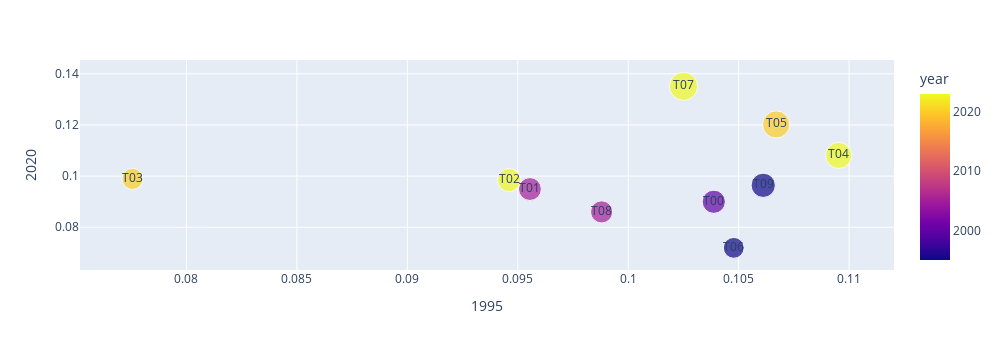

Source (notebook cell):
### Code cell
px.scatter(TOPICS.reset_index(), 1995, 2020, 
           hover_name='label', text='topic_id', 
           size=(TOPICS[1995] * TOPICS[2020]),
           color='year',
           width=1000, height=350)

### Figure 1 — Plotly figure (JSON) as saved in the notebook; plotly's stock layout.template omitted (floating-point values rounded to 4 significant figures)
{"data": [{"hovertemplate": "<b>%{hovertext}</b><br><br>1995=%{x}<br>2020=%{y}<br>size=%{marker.size}<br>topic_id=%{text}<br>year=%{marker.color}<extra></extra>", "hovertext": ["T00 patients, treatment, therapy, study, results, days, toxicity", "T01 group, case, study, cases, women, patients, metastases", "T02 cell, lines, cell lines, cancer, bone, development, treatment", "T03 cancer, breast, breast cancer, lung, tumors, mg, treatment", "T04 patients, survival, months, disease, response, rate, stage", "T05 cells, cell, tumor, expression, gene, growth, protein", "T06 tumor, activity, tissue, risk, samples, size, cells", "T07 cancer, patients, years, treatment, disease, therapy, age", "T08 carcinoma, groups, lesions, treatment, dose, volume, loss", "T09 cells, expression, cancer, results, mice, treatment, levels"], "legendgroup": "", "marker": {"color": [2000, 2005, 2023, 2020, 2023, 2020, 1995, 2023, 2005, 1995], "coloraxis": "coloraxis", "size": [0.009346, 0.009072, 0.009313, 0.00767, 0.01184, 0.01282, 0.007538, 0.01385, 0.008496, 0.01023], "sizemode": "area", "sizeref": 3.463e-05, "symbol": "circle"}, "mode": "markers+text", "name": "", "orientation": "v", "showlegend": false, "text": ["T00", "T01", "T02", "T03", "T04", "T05", "T06", "T07", "T08", "T09"], "type": "scatter", "x": [0.1039, 0.09555, 0.0946, 0.07755, 0.1095, 0.1067, 0.1048, 0.1025, 0.0988, 0.1061], "xaxis": "x", "y": [0.08997, 0.09494, 0.09844, 0.0989, 0.1081, 0.1202, 0.07194, 0.1351, 0.08599, 0.0964], "yaxis": "y"}], "layout": {"coloraxis": {"colorbar": {"title": {"text": "year"}}, "colorscale": [[0, "#0d0887"], [0.1111, "#46039f"], [0.2222, "#7201a8"], [0.3333, "#9c179e"], [0.4444, "#bd3786"], [0.5556, "#d8576b"], [0.6667, "#ed7953"], [0.7778, "#fb9f3a"], [0.8889, "#fdca26"], [1, "#f0f921"]]}, "height": 350, "legend": {"itemsizing": "constant", "tracegroupgap": 0}, "margin": {"t": 60}, "width": 1000, "xaxis": {"anchor": "y", "autorange": true, "domain": [0, 1], "range": [0.07518, 0.112], "title": {"text": "1995"}, "type": "linear"}, "yaxis": {"anchor": "x", "autorange": true, "domain": [0, 1], "range": [0.06327, 0.1454], "title": {"text": "2020"}, "type": "linear"}}}
